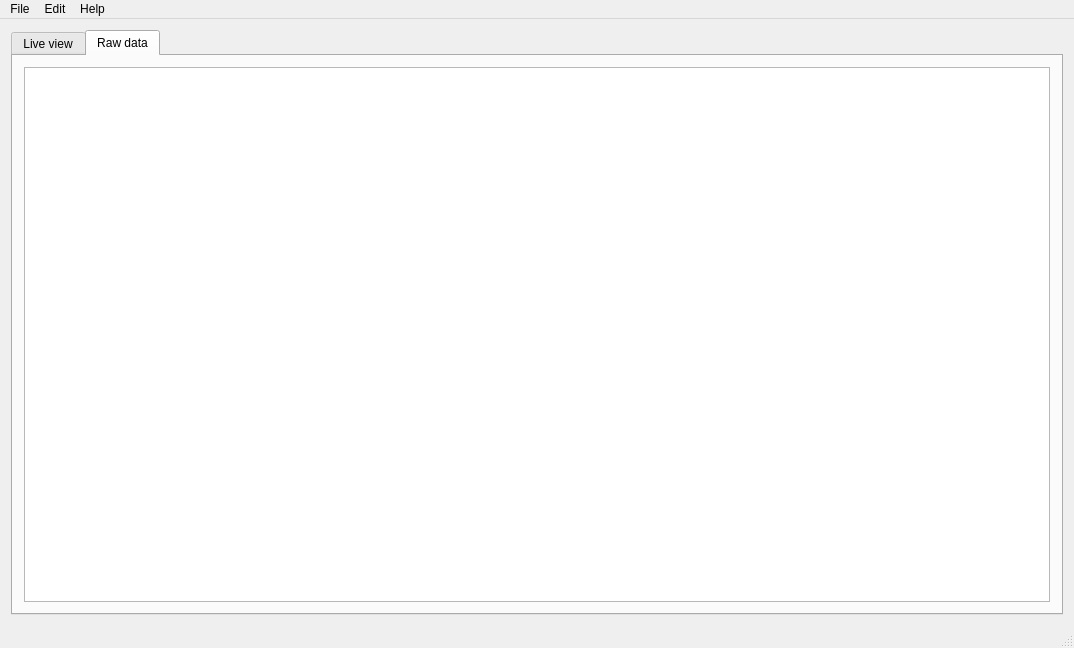
<?xml version="1.0" encoding="UTF-8"?>
<ui version="4.0">
 <class>MainWindow</class>
 <widget class="QMainWindow" name="MainWindow">
  <property name="geometry">
   <rect>
    <x>0</x>
    <y>0</y>
    <width>1074</width>
    <height>648</height>
   </rect>
  </property>
  <property name="windowTitle">
   <string>MainWindow</string>
  </property>
  <widget class="QWidget" name="centralWidget">
   <layout class="QHBoxLayout" name="horizontalLayout">
    <item>
     <widget class="QTabWidget" name="tabWidget">
      <property name="enabled">
       <bool>true</bool>
      </property>
      <property name="currentIndex">
       <number>1</number>
      </property>
      <widget class="QWidget" name="LiveViewTab">
       <attribute name="title">
        <string>Live view</string>
       </attribute>
       <layout class="QHBoxLayout" name="horizontalLayout_2">
        <item>
         <widget class="QTreeWidget" name="liveView">
          <property name="indentation">
           <number>20</number>
          </property>
          <property name="sortingEnabled">
           <bool>false</bool>
          </property>
          <attribute name="headerCascadingSectionResizes">
           <bool>true</bool>
          </attribute>
          <attribute name="headerShowSortIndicator" stdset="0">
           <bool>false</bool>
          </attribute>
          <attribute name="headerStretchLastSection">
           <bool>true</bool>
          </attribute>
          <column>
           <property name="text">
            <string>Name</string>
           </property>
          </column>
          <column>
           <property name="text">
            <string>Allocations</string>
           </property>
           <property name="textAlignment">
            <set>AlignLeft|AlignVCenter</set>
           </property>
          </column>
          <column>
           <property name="text">
            <string>SelfAllocations</string>
           </property>
           <property name="textAlignment">
            <set>AlignLeft|AlignVCenter</set>
           </property>
          </column>
          <column>
           <property name="text">
            <string>Size</string>
           </property>
           <property name="textAlignment">
            <set>AlignLeft|AlignVCenter</set>
           </property>
          </column>
          <column>
           <property name="text">
            <string>SelfSize</string>
           </property>
           <property name="textAlignment">
            <set>AlignLeft|AlignVCenter</set>
           </property>
          </column>
          <column>
           <property name="text">
            <string>AllocationsPerFrame</string>
           </property>
           <property name="textAlignment">
            <set>AlignLeft|AlignVCenter</set>
           </property>
          </column>
          <column>
           <property name="text">
            <string>SelfAllocationsPerFrame</string>
           </property>
           <property name="textAlignment">
            <set>AlignLeft|AlignVCenter</set>
           </property>
          </column>
          <column>
           <property name="text">
            <string>SizePerFrame</string>
           </property>
           <property name="textAlignment">
            <set>AlignLeft|AlignVCenter</set>
           </property>
          </column>
          <column>
           <property name="text">
            <string>SelfSizePerFrame</string>
           </property>
           <property name="textAlignment">
            <set>AlignLeft|AlignVCenter</set>
           </property>
          </column>
         </widget>
        </item>
       </layout>
      </widget>
      <widget class="QWidget" name="RawDataTab">
       <attribute name="title">
        <string>Raw data</string>
       </attribute>
       <layout class="QHBoxLayout" name="horizontalLayout_3">
        <item>
         <widget class="QTextBrowser" name="rawDataTextBrowser">
          <property name="enabled">
           <bool>true</bool>
          </property>
         </widget>
        </item>
       </layout>
      </widget>
     </widget>
    </item>
   </layout>
  </widget>
  <widget class="QMenuBar" name="menuBar">
   <property name="geometry">
    <rect>
     <x>0</x>
     <y>0</y>
     <width>1074</width>
     <height>20</height>
    </rect>
   </property>
   <widget class="QMenu" name="menuFile">
    <property name="title">
     <string>File</string>
    </property>
   </widget>
   <widget class="QMenu" name="menuHelp">
    <property name="title">
     <string>Help</string>
    </property>
    <addaction name="actionAbout"/>
   </widget>
   <widget class="QMenu" name="menuEdit">
    <property name="title">
     <string>Edit</string>
    </property>
    <addaction name="actionPreferences"/>
   </widget>
   <addaction name="menuFile"/>
   <addaction name="menuEdit"/>
   <addaction name="menuHelp"/>
  </widget>
  <widget class="QStatusBar" name="statusBar"/>
  <action name="actionPreferences">
   <property name="text">
    <string>Preferences</string>
   </property>
  </action>
  <action name="actionAbout">
   <property name="text">
    <string>About</string>
   </property>
  </action>
 </widget>
 <layoutdefault spacing="6" margin="11"/>
 <resources/>
 <connections/>
</ui>
